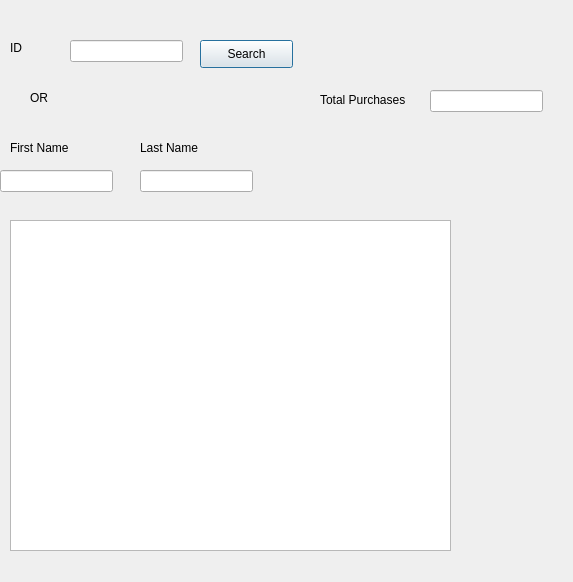
<?xml version="1.0" encoding="UTF-8"?>
<ui version="4.0">
 <class>totalPurchases</class>
 <widget class="QDialog" name="totalPurchases">
  <property name="geometry">
   <rect>
    <x>0</x>
    <y>0</y>
    <width>573</width>
    <height>582</height>
   </rect>
  </property>
  <property name="windowTitle">
   <string>Dialog</string>
  </property>
  <widget class="QPushButton" name="pushButton">
   <property name="geometry">
    <rect>
     <x>200</x>
     <y>40</y>
     <width>93</width>
     <height>28</height>
    </rect>
   </property>
   <property name="text">
    <string>Search</string>
   </property>
  </widget>
  <widget class="QLineEdit" name="lineEdit">
   <property name="geometry">
    <rect>
     <x>70</x>
     <y>40</y>
     <width>113</width>
     <height>22</height>
    </rect>
   </property>
  </widget>
  <widget class="QLineEdit" name="lineEdit_2">
   <property name="geometry">
    <rect>
     <x>430</x>
     <y>90</y>
     <width>113</width>
     <height>22</height>
    </rect>
   </property>
  </widget>
  <widget class="QLineEdit" name="lineEdit_3">
   <property name="geometry">
    <rect>
     <x>0</x>
     <y>170</y>
     <width>113</width>
     <height>22</height>
    </rect>
   </property>
  </widget>
  <widget class="QLineEdit" name="lineEdit_4">
   <property name="geometry">
    <rect>
     <x>140</x>
     <y>170</y>
     <width>113</width>
     <height>22</height>
    </rect>
   </property>
  </widget>
  <widget class="QTableView" name="tableView">
   <property name="geometry">
    <rect>
     <x>10</x>
     <y>220</y>
     <width>441</width>
     <height>331</height>
    </rect>
   </property>
  </widget>
  <widget class="QLabel" name="label">
   <property name="geometry">
    <rect>
     <x>10</x>
     <y>40</y>
     <width>56</width>
     <height>16</height>
    </rect>
   </property>
   <property name="text">
    <string>ID</string>
   </property>
  </widget>
  <widget class="QLabel" name="label_2">
   <property name="geometry">
    <rect>
     <x>320</x>
     <y>90</y>
     <width>101</width>
     <height>20</height>
    </rect>
   </property>
   <property name="text">
    <string>Total Purchases</string>
   </property>
  </widget>
  <widget class="QLabel" name="label_3">
   <property name="geometry">
    <rect>
     <x>10</x>
     <y>140</y>
     <width>71</width>
     <height>16</height>
    </rect>
   </property>
   <property name="text">
    <string>First Name</string>
   </property>
  </widget>
  <widget class="QLabel" name="label_4">
   <property name="geometry">
    <rect>
     <x>140</x>
     <y>140</y>
     <width>71</width>
     <height>16</height>
    </rect>
   </property>
   <property name="text">
    <string>Last Name</string>
   </property>
  </widget>
  <widget class="QLabel" name="label_5">
   <property name="geometry">
    <rect>
     <x>30</x>
     <y>90</y>
     <width>56</width>
     <height>16</height>
    </rect>
   </property>
   <property name="text">
    <string>OR</string>
   </property>
  </widget>
 </widget>
 <resources/>
 <connections/>
</ui>
